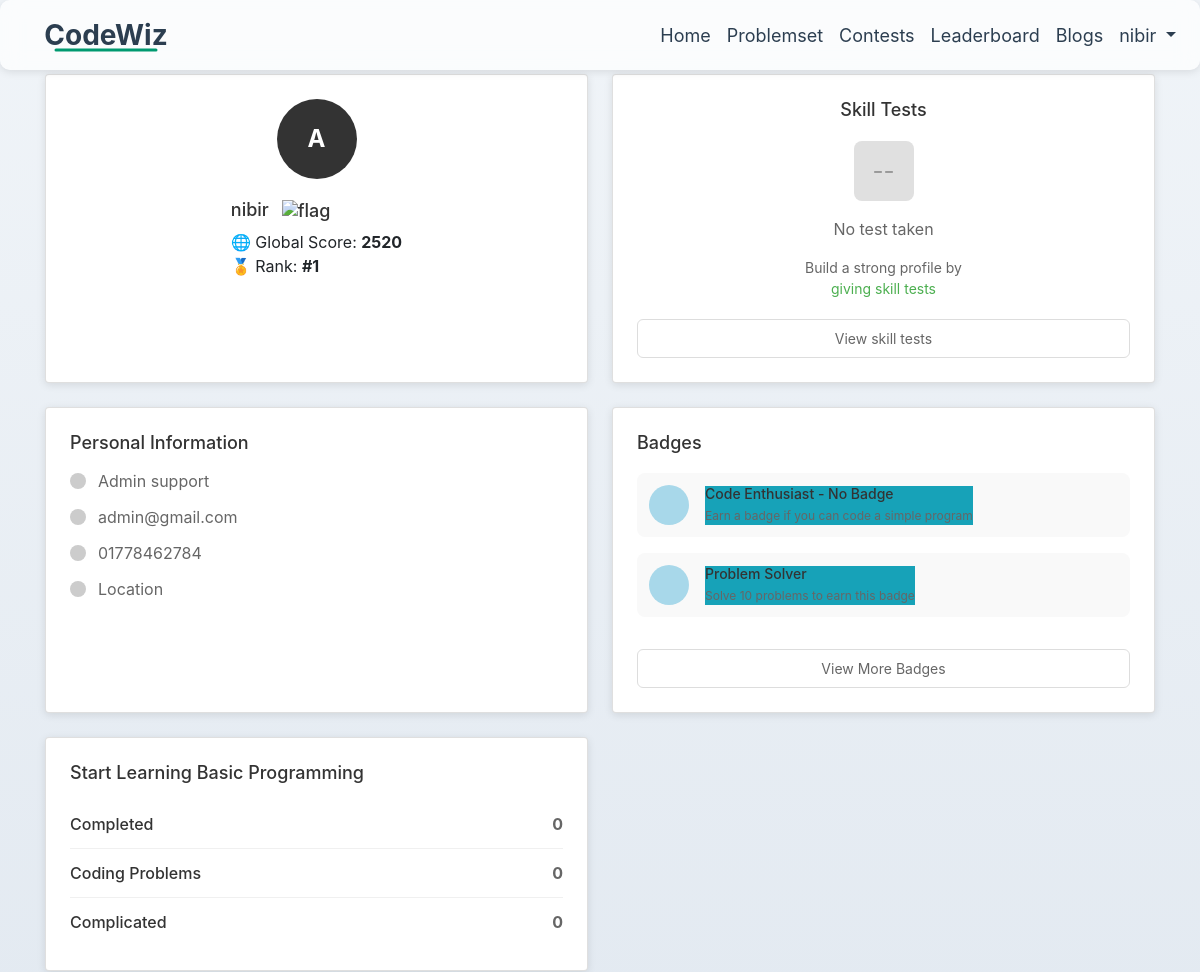
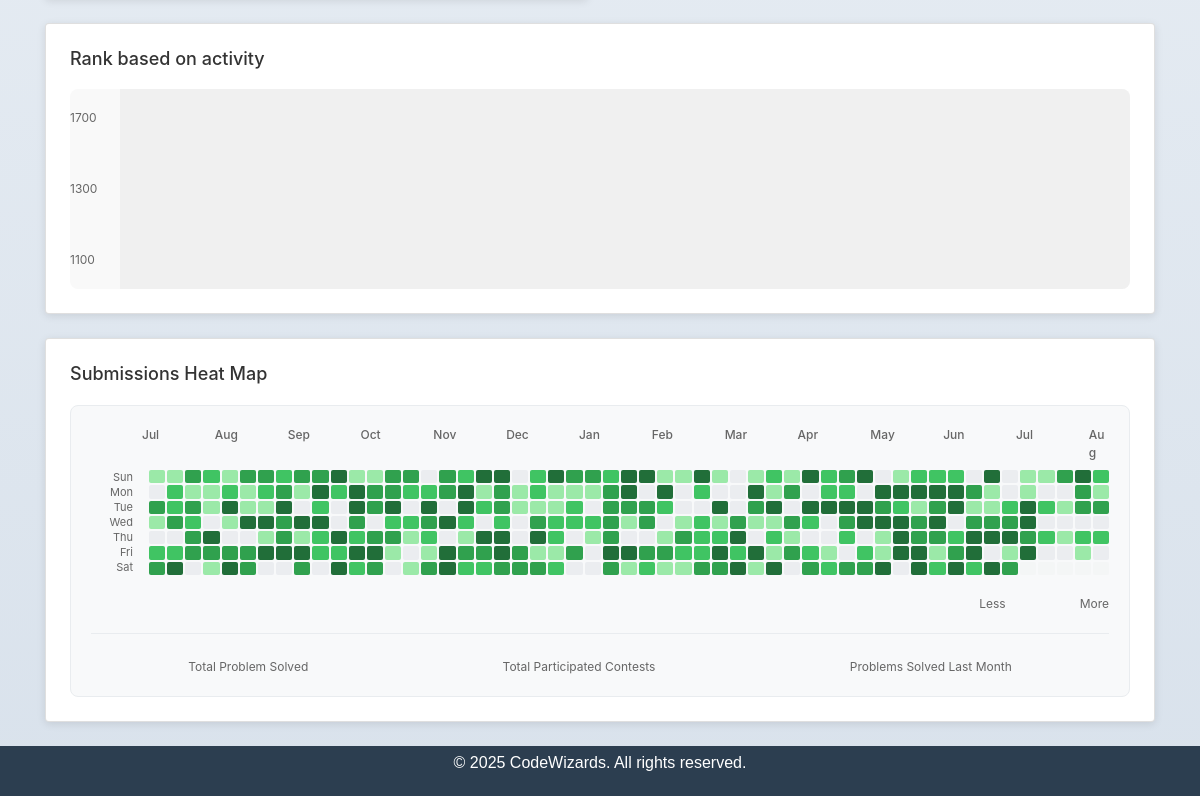
Page /dashboard.php?uid=4 (signed in) on the committed database (2 pictures, top to bottom).
### tables this page shows
CREATE TABLE `user` (
  `uid` int(11) NOT NULL,
  `username` varchar(50) NOT NULL,
  `email` varchar(100) NOT NULL,
  `password` varchar(255) NOT NULL,
  `region_flag` varchar(5) DEFAULT NULL,
  `full_name` varchar(100) DEFAULT NULL,
  `contact_number` varchar(20) DEFAULT NULL,
  `global_score` int(11) DEFAULT 0
);

### dashboard.php (the view, shortened to what this page needs)
<?php
require_once "/xampp/htdocs/webb/partials/dbconnection.php";
$loggedInUid = $_SESSION['uid'];
$viewUid = isset($_GET['uid']) ? intval($_GET['uid']) : $loggedInUid;
$sql = "SELECT * FROM user WHERE uid = ?";
$stmt = $conn->prepare($sql);
$stmt->bind_param("i", $viewUid);
$stmt->execute();
$result = $stmt->get_result();
$user = $result->fetch_assoc();
$username = $user['username'];
$email = $user['email'];
$full_name = $user['full_name'];
$contact_no = $user['contact_number'];
$firstInitial = strtoupper($username[0]);
$regionFlag = $user['region_flag'];
?>
<!DOCTYPE html>
<html lang="en">
<head>
    <link rel="stylesheet" href="https://maxcdn.bootstrapcdn.com/bootstrap/4.5.2/css/bootstrap.min.css">
</head>
<body>
    <div class="page-container">
        <?php include('/xampp/htdocs/webb/partials/navbar.php'); ?>
        <div class="container">
            <?php
            $uid = $_SESSION['uid'];
            $userQuery = "SELECT * FROM user WHERE uid = $uid";
            $userResult = mysqli_query($conn, $userQuery);
            $user = mysqli_fetch_assoc($userResult);
            $global_score = $user['global_score'];
            $username = $user['username'];
            $rankQuery = "
    SELECT COUNT(*) + 1 AS rank
    FROM user
    WHERE global_score > $global_score
";
            $rankResult = mysqli_query($conn, $rankQuery);
            $rankRow = mysqli_fetch_assoc($rankResult);
            $rank = $rankRow['rank'];
            ?>
            <div class="card profile-card">
                <div class="profile-avatar"><?php echo $firstInitial; ?></div>
                <div class="profile-info">
                    <h3>
                        <?php echo htmlspecialchars($username); ?>
                        <?php if (!empty($regionFlag)): ?>
                            <img src="https://flagcdn.com/24x18/<?php echo strtolower($regionFlag); ?>.png" alt="flag" class="ml-2" width="24" height="18">
                        <?php endif; ?>
                    </h3>
                    <div class="stat">
                        🌐 Global Score: <strong><?php echo $global_score; ?></strong>
                    </div>
                    <div class="stat">
                        🏅 Rank: <strong>#<?php echo $rank; ?></strong>
                    </div>
                </div>
            </div>
            <div class="card skill-tests">
                <h3>Skill Tests</h3>
                <div class="skill-icon">--</div>
                <div class="no-tests">No test taken</div>
                <div class="skill-description">
                    Build a strong profile by<br>
                    <span style="color: #4caf50;">giving skill tests</span>
                </div>
                <button class="view-tests-btn">View skill tests</button>
            </div>
            <div class="card personal-info">
                <h3>Personal Information</h3>
                <div class="info-item">
                    <div class="info-icon"></div>
                    <span><?php echo htmlspecialchars($full_name); ?></span>
                </div>
                <div class="info-item">
                    <div class="info-icon"></div>
                    <span><?php echo htmlspecialchars($email); ?></span>
                </div>
                <div class="info-item">
                    <div class="info-icon"></div>
                    <span><?php echo htmlspecialchars($contact_no); ?></span>
                </div>
                <div class="info-item">
                    <div class="info-icon"></div>
                    <span>Location</span>
                </div>
            </div>
            <div class="card badges">
                <h3>Badges</h3>
                <div class="badge-item">
                    <div class="badge-icon"></div>
                    <div class="badge-info">
                        <h4>Code Enthusiast - No Badge</h4>
                        <div class="badge-description">Earn a badge if you can code a simple program</div>
                    </div>
                </div>
                <div class="badge-item">
                    <div class="badge-icon"></div>
                    <div class="badge-info">
                        <h4>Problem Solver</h4>
                        <div class="badge-description">Solve 10 problems to earn this badge</div>
                    </div>
                </div>
                <button class="view-badges-btn">View More Badges</button>
            </div>
            <div class="card programming-section">
                <h3>Start Learning Basic Programming</h3>
                <div class="programming-item">
                    <span class="programming-label">Completed</span>
                    <span class="programming-value">0</span>
                </div>
                <div class="programming-item">
                    <span class="programming-label">Coding Problems</span>
                    <span class="programming-value">0</span>
                </div>
                <div class="programming-item">
                    <span class="programming-label">Complicated</span>
                    <span class="programming-value">0</span>
                </div>
            </div>
            <div class="card full-width rank-chart">
                <h3>Rank based on activity</h3>
                <div class="chart-container">
                    <div class="chart-y-axis">
                        <div>1700</div>
                        <div>1300</div>
                        <div>1100</div>
                    </div>
                    <div class="chart-area"></div>
                </div>
            </div>
            <div class="card full-width heatmap">
                <h3>Submissions Heat Map</h3>
                <div class="heatmap-container">
                    <div class="heatmap-months" id="heatmap-months">
                    </div>
                    <div class="heatmap-grid-wrapper">
                        <div class="heatmap-days">
                            <div class="heatmap-day">Sun</div>
                            <div class="heatmap-day">Mon</div>
                            <div class="heatmap-day">Tue</div>
                            <div class="heatmap-day">Wed</div>
                            <div class="heatmap-day">Thu</div>
                            <div class="heatmap-day">Fri</div>
                            <div class="heatmap-day">Sat</div>
                        </div>
                        <div class="heatmap-grid" id="heatmap-grid">
                        </div>
                    </div>
                    <div class="heatmap-legend">
                        <span>Less</span>
                        <div class="legend-squares">
                            <div class="legend-square level-0"></div>
                            <div class="legend-square level-1"></div>
                            <div class="legend-square level-2"></div>
                            <div class="legend-square level-3"></div>
                            <div class="legend-square level-4"></div>
                        </div>
                        <span>More</span>
                    </div>
                    <div class="heatmap-stats">
                        <div class="stat-item">
                            <div class="stat-label">Total Problem Solved</div>
                        </div>
                        <div class="stat-item">
                            <div class="stat-label">Total Participated Contests</div>
                        </div>
                        <div class="stat-item">
                            <div class="stat-label">Problems Solved Last Month</div>
                        </div>
                    </div>
                </div>
            </div>
        </div>
        <?php include('/xampp/htdocs/webb/partials/mini_footer.php'); ?>
    </div>
</body>
</html>

### dashboard.php (style rules this page uses)
* { margin: 0; padding: 0; box-sizing: border-box; }
html, body { background: linear-gradient(to bottom, #f0f4f8, #d9e2ec); font-family: 'Poppins', sans-serif; color: #333; margin: 0; padding: 0; height: 100%; }
.page-container { min-height: 100vh; display: flex; flex-direction: column; }
.container { max-width: 1200px; margin: 0 auto; padding: 24px; display: grid; grid-template-columns: 1fr 1fr; gap: 24px; margin-top: 50px; }
.card { background-color: white; border-radius: 12px; padding: 24px; box-shadow: 0 2px 8px rgba(0, 0, 0, 0.1); }
.profile-card { display: flex; align-items: center; gap: 20px; }
.profile-avatar { width: 80px; height: 80px; background-color: #333; border-radius: 50%; display: flex; align-items: center; justify-content: center; color: white; font-size: 24px; font-weight: bold; }
.profile-info h3 { font-size: 18px; margin-bottom: 8px; color: #333; }
.personal-info h3 { margin-bottom: 16px; font-size: 18px; color: #333; }
.info-item { display: flex; align-items: center; gap: 12px; margin-bottom: 12px; color: #666; }
.info-icon { width: 16px; height: 16px; background-color: #ccc; border-radius: 50%; }
.programming-section h3 { margin-bottom: 16px; font-size: 18px; color: #333; }
.programming-item { display: flex; justify-content: space-between; align-items: center; padding: 12px 0; border-bottom: 1px solid #f0f0f0; }
.programming-item:last-child { border-bottom: none; }
.programming-label { color: #333; font-weight: 500; }
.programming-value { color: #666; font-weight: bold; }
.skill-tests { text-align: center; }
.skill-tests h3 { margin-bottom: 20px; font-size: 18px; color: #333; }
.skill-icon { width: 60px; height: 60px; background-color: #e0e0e0; border-radius: 8px; margin: 0 auto 16px; display: flex; align-items: center; justify-content: center; font-size: 24px; color: #999; }
.no-tests { color: #666; margin-bottom: 16px; }
.skill-description { color: #666; font-size: 14px; margin-bottom: 20px; }
.view-tests-btn { background-color: transparent; border: 1px solid #ddd; padding: 8px 16px; border-radius: 6px; color: #666; cursor: pointer; font-size: 14px; }
.badges h3 { margin-bottom: 20px; font-size: 18px; color: #333; }
.badge-item { display: flex; align-items: center; gap: 16px; margin-bottom: 16px; padding: 12px; background-color: #f9f9f9; border-radius: 8px; }
.badge-icon { width: 40px; height: 40px; background-color: #a8d8ea; border-radius: 50%; }
.badge-info h4 { font-size: 14px; color: #333; margin-bottom: 4px; }
.badge-description { font-size: 12px; color: #666; }
.view-badges-btn { background-color: transparent; border: 1px solid #ddd; padding: 8px 16px; border-radius: 6px; color: #666; cursor: pointer; font-size: 14px; width: 100%; margin-top: 16px; }
.full-width { grid-column: 1 / -1; }
.rank-chart h3 { margin-bottom: 20px; font-size: 18px; color: #333; }
.chart-container { height: 200px; background-color: #f9f9f9; border-radius: 8px; position: relative; overflow: hidden; }
.chart-y-axis { position: absolute; left: 0; top: 0; height: 100%; width: 50px; display: flex; flex-direction: column; justify-content: space-between; padding: 20px 0; font-size: 12px; color: #666; }
.chart-area { margin-left: 50px; height: 100%; background: linear-gradient(to right, #f0f0f0 0%, #f0f0f0 100%); position: relative; }
.heatmap h3 { margin-bottom: 20px; font-size: 18px; color: #333; }
.heatmap-container { background-color: #f8f9fa; padding: 20px; border-radius: 8px; border: 1px solid #e9ecef; }
.heatmap-months { display: grid; grid-template-columns: 50px repeat(53, 1fr); gap: 1px; margin-bottom: 8px; font-size: 12px; color: #666; }
.heatmap-grid-wrapper { display: grid; grid-template-columns: 50px 1fr; gap: 8px; margin-bottom: 20px; }
.heatmap-days { display: flex; flex-direction: column; justify-content: space-around; height: 105px; }
.heatmap-day { font-size: 11px; color: #666; text-align: right; padding-right: 8px; line-height: 1; }
.heatmap-grid { display: grid; grid-template-columns: repeat(53, 1fr); grid-template-rows: repeat(7, 1fr); gap: 2px; height: 105px; }
.heatmap-legend { display: flex; align-items: center; justify-content: flex-end; gap: 8px; margin-bottom: 20px; font-size: 12px; color: #666; }
.legend-squares { display: flex; gap: 2px; }
.legend-square { width: 10px; height: 10px; border-radius: 1px; }
.heatmap-stats { display: flex; justify-content: space-around; text-align: center; border-top: 1px solid #e9ecef; padding-top: 20px; }
.stat-label { font-size: 12px; color: #666; }

### rows in the picture
user: username "A", full_name "Admin support", email "admin@gmail.com", contact_number "01778462784"
user: username "nibir", global_score "2520"

### other values in the picture
$_SESSION['username'] "nibir"
$rank "1"
